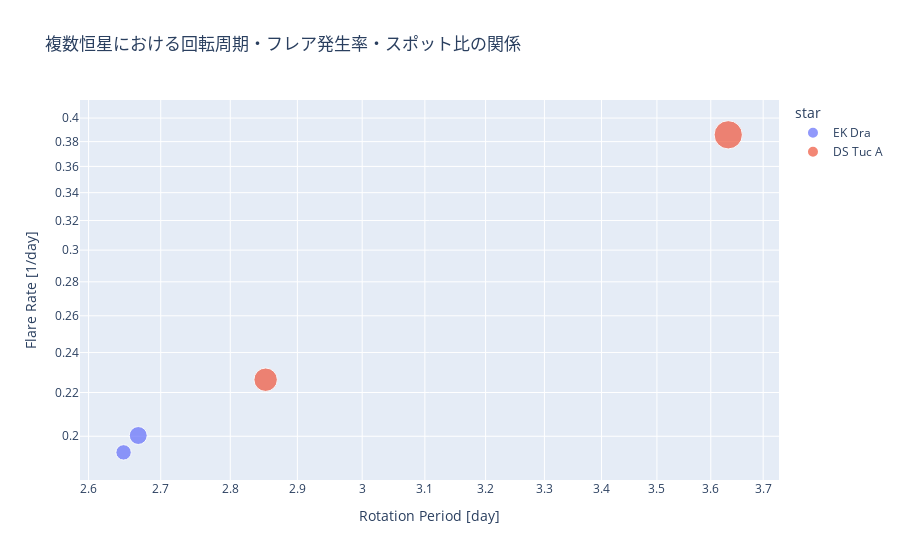

Notebook cell for this chart:
### Markdown cell above
## 3. 複数恒星の比較プロット

次に、EK Dra / DS Tuc A / V889 Her を 1 枚の図にまとめ、

- 回転周期
- フレア発生率
- スポット被覆率

の関係をざっくり眺めてみます。

### Code cell
if summary_df.empty:
    print("summary_df が空です。上のセルで run_detectors_for_all_stars を実行してください。")
else:
    fig = px.scatter(
        summary_df,
        x="rotation_period",
        y="flare_ratio",
        color="star",
        size="starspot_ratio",
        hover_data=["sector", "data_name"],
        labels={
            "rotation_period": "Rotation Period [day]",
            "flare_ratio": "Flare Rate [1/day]",
            "starspot_ratio": "Starspot Filling Factor (relative)",
        },
        title="複数恒星における回転周期・フレア発生率・スポット比の関係",
    )
    fig.update_xaxes(type="log")
    fig.update_yaxes(type="log")
    fig.show()

### Figure 1 — Plotly figure (JSON) as saved in the notebook; plotly's stock layout.template omitted (floating-point values rounded to 4 significant figures)
{"data": [{"customdata": [[-1, "tess2019198215352-s0014"], [-1, "tess2019226182529-s0015"]], "hovertemplate": "star=EK Dra<br>Rotation Period [day]=%{x}<br>Flare Rate [1/day]=%{y}<br>Starspot Filling Factor (relative)=%{marker.size}<br>sector=%{customdata[0]}<br>data_name=%{customdata[1]}<extra></extra>", "legendgroup": "EK Dra", "marker": {"color": "#636efa", "size": [0.03211, 0.04336], "sizemode": "area", "sizeref": 0.0002699, "symbol": "circle"}, "mode": "markers", "name": "EK Dra", "orientation": "v", "showlegend": true, "type": "scatter", "x": [2.648, 2.668], "xaxis": "x", "y": [0.1931, 0.2003], "yaxis": "y"}, {"customdata": [[-1, "tess2018206045859-s0001"], [-1, "tess2020186164531-s0027"]], "hovertemplate": "star=DS Tuc A<br>Rotation Period [day]=%{x}<br>Flare Rate [1/day]=%{y}<br>Starspot Filling Factor (relative)=%{marker.size}<br>sector=%{customdata[0]}<br>data_name=%{customdata[1]}<extra></extra>", "legendgroup": "DS Tuc A", "marker": {"color": "#EF553B", "size": [0.07409, 0.1079], "sizemode": "area", "sizeref": 0.0002699, "symbol": "circle"}, "mode": "markers", "name": "DS Tuc A", "orientation": "v", "showlegend": true, "type": "scatter", "x": [2.852, 3.633], "xaxis": "x", "y": [0.2262, 0.3857], "yaxis": "y"}], "layout": {"legend": {"itemsizing": "constant", "title": {"text": "star"}, "tracegroupgap": 0}, "title": {"text": "複数恒星における回転周期・フレア発生率・スポット比の関係"}, "xaxis": {"anchor": "y", "domain": [0, 1], "title": {"text": "Rotation Period [day]"}, "type": "log"}, "yaxis": {"anchor": "x", "domain": [0, 1], "title": {"text": "Flare Rate [1/day]"}, "type": "log"}}}
